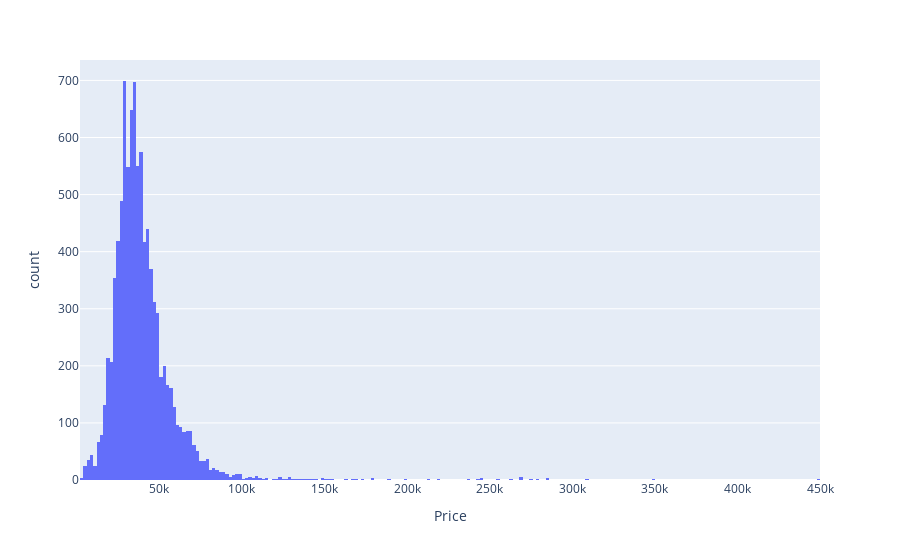

This figure's notebook cell:
### Markdown cell above
## Data Visualization

### Code cell
# Make a histogram of all the car prices to get an idea of the price distribution

#Make a histogram with plotly express first
fig = px.histogram(cars_data, x = 'Price')
fig.show()

#Make a histogram using seaborn
plt.rcParams['figure.dpi'] = 300
plt.rcParams['savefig.dpi'] = 300
plt.rcParams['font.family'] = 'Source Sans Pro'
fig2, ax = plt.subplots()
ax = sns.set_palette('deep')
ax = sns.histplot(data = cars_data, x = 'Price')
ax.set_title('Car Listing Price Histogram')
plt.show()

#The data appears heavily skewed right, so I make another histogram with prices under $150K
lower_cars_data = cars_data[cars_data['Price'] < 150000]
plt.clf()
plt.rcParams['figure.dpi'] = 300
plt.rcParams['savefig.dpi'] = 300
plt.rcParams['font.family'] = 'Source Sans Pro'
fig2, ax = plt.subplots()
ax = sns.set_palette('deep')
ax = sns.histplot(data = lower_cars_data, x = 'Price') 
ax.set_title('Lower Car Listing Price Histogram')
plt.show()

#Give price statistics
print('Car Price Figures')
print(cars_data['Price'].describe())

### Figure 1 — Plotly figure (JSON) as saved in the notebook; plotly's stock layout.template omitted (floating-point values rounded to 4 significant figures; data arrays with more than 128 entries replaced by an {"elided": "..."} marker saying what was removed)
{"data": [{"alignmentgroup": "True", "bingroup": "x", "hovertemplate": "Price=%{x}<br>count=%{y}<extra></extra>", "legendgroup": "", "marker": {"color": "#636efa", "pattern": {"shape": ""}}, "name": "", "offsetgroup": "", "orientation": "v", "showlegend": false, "type": "histogram", "x": {"elided": "9359 int values"}, "xaxis": "x", "yaxis": "y"}], "layout": {"autosize": true, "barmode": "relative", "legend": {"tracegroupgap": 0}, "margin": {"t": 60}, "xaxis": {"anchor": "y", "autorange": true, "domain": [0, 1], "range": [2000.0, 450000.0], "title": {"text": "Price"}, "type": "linear"}, "yaxis": {"anchor": "x", "autorange": true, "domain": [0, 1], "range": [0, 735.8], "title": {"text": "count"}}}}
